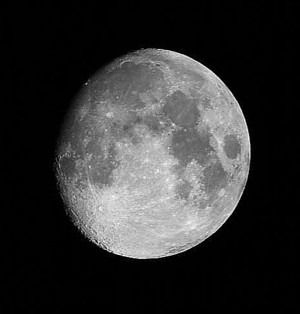
//> input picture 강의3/data_for_week3/New_Img_moon/moon.jpg, 300 x 314 px, given in place of moon.png, which was not available
$ ./assignment4_21600057   (built with g++ and OpenCV 4)
//> lines starting //> are read from the running program, lines starting //| are printed output that depends on the picture; after the words box and inside, x2 and y2 are one past the last pixel; in counts of white or black regions, pixels touching at a corner belong together; pictures that were not available may be replaced by others from this repository, and a replacement may not be noted
// 21600057_Assignment4
#include "cv.hpp"
#include <iostream>

using namespace std;
using namespace cv;

Mat histo(Mat temp);
Mat drawHistogram(Mat temp);
Mat putTextToH(Mat temp, string text[], int num);

int main()
{
	Mat moon, hist_moon, graph_moon, graph_hist_moon;
	moon = imread("moon.png", IMREAD_GRAYSCALE);
//> moon is the input picture: 314 rows x 300 cols, CV_8UC1; min 0, max 251, mean 49.8

	hist_moon = histo(moon);

	imshow("h1", drawHistogram(moon));
	imshow("before", moon);

	imshow("h2", drawHistogram(hist_moon));
	imshow("after", hist_moon);

	waitKey(0);
	destroyAllWindows();
}

Mat histo(Mat temp)
{
	Mat result;
	equalizeHist(temp, result);
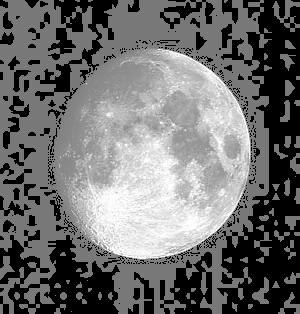
//> result: 314 rows x 300 cols, CV_8UC1; min 0, max 255, mean 109.8

	return result;
}

Mat drawHistogram(Mat temp)
{
	Mat hist, histimage, Rhist, Rhistimage;
	int i, hist_w, hist_h, bin_w, histSize, RhistSize, Rbin_w;
	string text[8] = { "" }, space = " : ";

	float range[] = { 0, 256 };
	const float* histRange = { range };

	hist_w = 512;
	hist_h = 512;
	histSize = 16;
	bin_w = cvRound((double)hist_w / histSize);

	RhistSize = 8;
	Rbin_w = cvRound((double)hist_w / RhistSize);

	histimage = Mat(hist_h, hist_w, CV_8UC3, Scalar(255, 255, 255));
	Rhistimage = Mat(hist_h, hist_w, CV_8UC3, Scalar(255, 255, 255));

	//compute the histogram
	calcHist(&temp, 1, 0, Mat(), hist, 1, &histSize, &histRange);
//> hist = [61895, 506, 470, 674, 1051, 1486, 3401, 4143, 3466, 3225, 4325, 5134, 3280, 945, 176, 23]
	calcHist(&temp, 1, 0, Mat(), Rhist, 1, &RhistSize, &histRange);
//> Rhist = [62401, 1144, 2537, 7544, 6691, 9459, 4225, 199]

	normalize(hist, hist, 0, histimage.rows, NORM_MINMAX, -1, Mat());
//> hist = [512, 4, 3.7, 5.39, 8.51, 12.11, 27.95, 34.09, 28.49, 26.5, 35.6, 42.29, 26.95, 7.63, 1.27, 0]

	for (i = 0; i<histSize; i++)
		rectangle(histimage, Point(bin_w * i, hist_h), Point(bin_w * i + hist_w / histSize, hist_h - cvRound(hist.at<float>(i))), Scalar(0, 0, 0), -1);
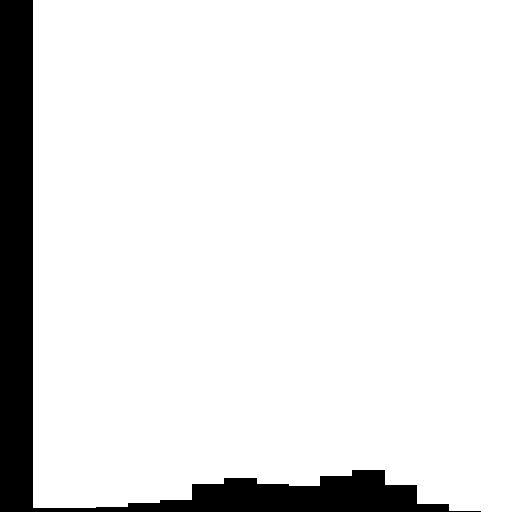
//> histimage: 512 rows x 512 cols, CV_8UC3; 90.3% white; 1 black region, box (x1, y1, x2, y2) and area: (0, 0, 481, 512) 25390

	//노말라이제이션 bin의 값을 토탈 픽셀수로 나눈다. total pixel # is 113,220
	//ex) 1st bin[0 - 3] : 16 / total n of pixcel  w * h = total n of pixcel
	for (i = 0; i < RhistSize; i++)
		text[i] = "bin " + to_string(i + 1) + space + to_string((float)Rhist.at<float>(i) / 113220);

	putTextToH(temp, text, RhistSize);

	return histimage;
}

Mat putTextToH(Mat temp, string text[], int num)
{
//> called with num = 8
	for (int i = 0; i < num; i++)
		putText(temp, text[i], Point(10, 20+(20*i)), FONT_HERSHEY_SIMPLEX, 0.5, Scalar(255, 255, 255), 1);
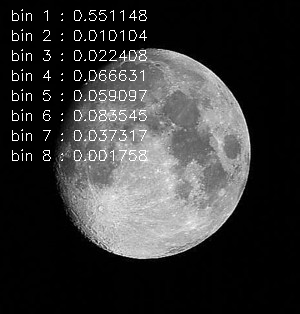
//> temp: 314 rows x 300 cols, CV_8UC1; min 0, max 255, mean 54.5
//> in drawHistogram (call 2), `calcHist(&temp, 1, 0, Mat(), hist, 1, &histSize, &histRange);`: hist = [27889, 0, 0, 0, 0, 0, 0, 33028, 4245, 4014, 4245, 4210, 4134, 4203, 4066, 4166]
//> in drawHistogram (call 2), `calcHist(&temp, 1, 0, Mat(), Rhist, 1, &RhistSize, &histRange);`: Rhist = [27889, 0, 0, 33028, 8259, 8455, 8337, 8232]
//> in drawHistogram (call 2), `normalize(hist, hist, 0, histimage.rows, NORM_MINMAX, -1, Mat());`: hist = [432.3, 0, 0, 0, 0, 0, 0, 512, 65.81, 62.23, 65.81, 65.26, 64.09, 65.15, 63.03, 64.58]
//> after the loop in drawHistogram (call 2), `for (i = 0; i<histSize; i++)`:
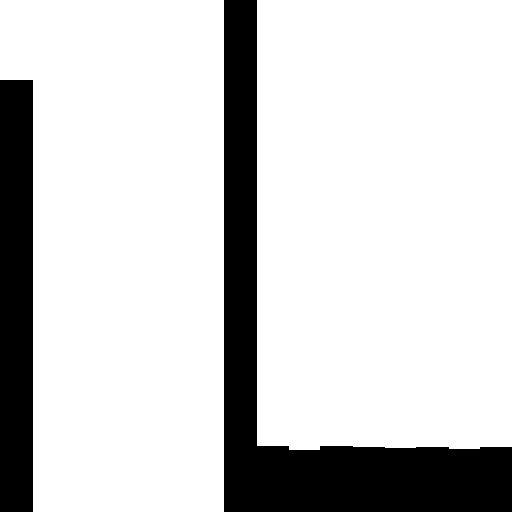
//> histimage: 512 rows x 512 cols, CV_8UC3; 81.8% white; 2 black regions, box (x1, y1, x2, y2) and area: (224, 0, 512, 512) 33350, (0, 80, 33, 512) 14256
//> call 2 of putTextToH, with num = 8
//> the loop in putTextToH (call 2), `for (int i = 0; i < num; i++)` made 8 passes
//> pass 1, in putTextToH (call 2), `putText(temp, text[i], Point(10, 20+(20*i)), FONT_HERSHEY_SIMPLEX, 0.5..`:
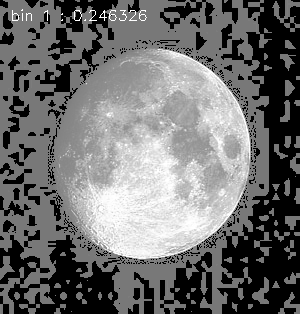
//> temp: 314 rows x 300 cols, CV_8UC1; 0.28% of pixels changed, all inside (x1, y1, x2, y2) = (12, 9, 147, 21)
//> pass 3, in putTextToH (call 2), `putText(temp, text[i], Point(10, 20+(20*i)), FONT_HERSHEY_SIMPLEX, 0.5..`:
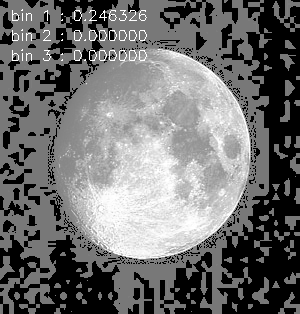
//> temp: 314 rows x 300 cols, CV_8UC1; min 0, max 255, mean 111.2
//> after the loop in putTextToH (call 2), `for (int i = 0; i < num; i++)`:
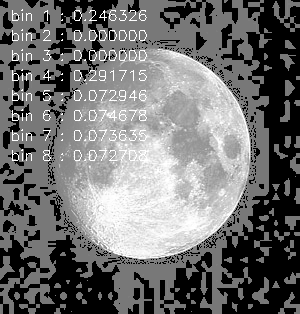
//> temp: 314 rows x 300 cols, CV_8UC1; 1.41% of pixels changed, all inside (x1, y1, x2, y2) = (12, 69, 147, 161)

	return temp;
}
